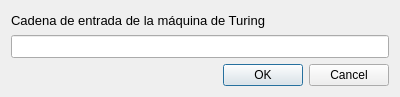
<?xml version="1.0" encoding="UTF-8"?>
<ui version="4.0">
 <class>StringView</class>
 <widget class="QDialog" name="StringView">
  <property name="geometry">
   <rect>
    <x>0</x>
    <y>0</y>
    <width>400</width>
    <height>97</height>
   </rect>
  </property>
  <property name="maximumSize">
   <size>
    <width>16777215</width>
    <height>97</height>
   </size>
  </property>
  <property name="windowTitle">
   <string>Cinta</string>
  </property>
  <layout class="QVBoxLayout" name="verticalLayout">
   <item>
    <widget class="QLabel" name="label">
     <property name="font">
      <font>
       <pointsize>10</pointsize>
      </font>
     </property>
     <property name="text">
      <string>Cadena de entrada de la máquina de Turing</string>
     </property>
    </widget>
   </item>
   <item>
    <widget class="QLineEdit" name="lineEdit">
     <property name="font">
      <font>
       <pointsize>10</pointsize>
      </font>
     </property>
    </widget>
   </item>
   <item>
    <widget class="QDialogButtonBox" name="buttonBox">
     <property name="orientation">
      <enum>Qt::Horizontal</enum>
     </property>
     <property name="standardButtons">
      <set>QDialogButtonBox::Cancel|QDialogButtonBox::Ok</set>
     </property>
    </widget>
   </item>
  </layout>
 </widget>
 <resources/>
 <connections>
  <connection>
   <sender>buttonBox</sender>
   <signal>accepted()</signal>
   <receiver>StringView</receiver>
   <slot>accept()</slot>
   <hints>
    <hint type="sourcelabel">
     <x>248</x>
     <y>254</y>
    </hint>
    <hint type="destinationlabel">
     <x>157</x>
     <y>274</y>
    </hint>
   </hints>
  </connection>
  <connection>
   <sender>buttonBox</sender>
   <signal>rejected()</signal>
   <receiver>StringView</receiver>
   <slot>reject()</slot>
   <hints>
    <hint type="sourcelabel">
     <x>316</x>
     <y>260</y>
    </hint>
    <hint type="destinationlabel">
     <x>286</x>
     <y>274</y>
    </hint>
   </hints>
  </connection>
 </connections>
</ui>
